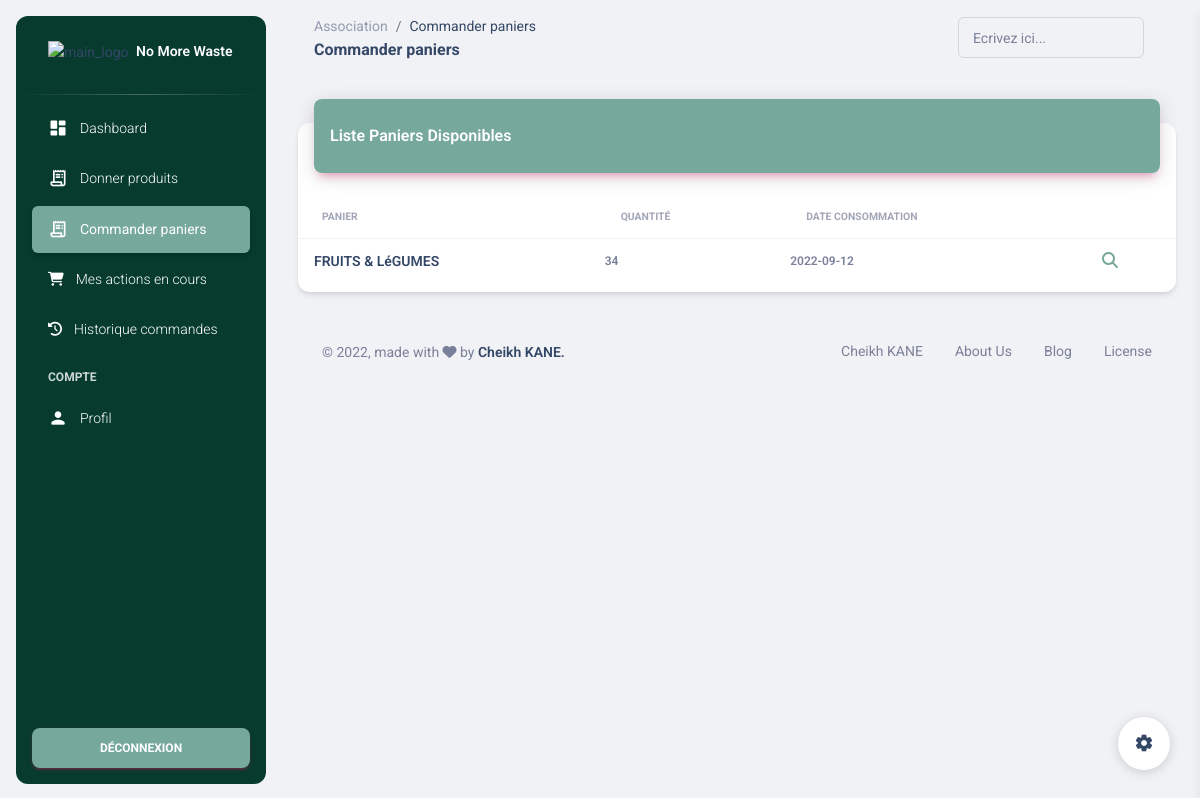
/association/orderCarts.php (signed in), run on the app's committed database.
### tables this page shows
CREATE TABLE `panier` (
  `id` int(11) NOT NULL,
  `panier_origine` varchar(5) NOT NULL DEFAULT '0',
  `nom` varchar(255) NOT NULL,
  `description` text NOT NULL,
  `etat` varchar(10) NOT NULL,
  `date_consommation` varchar(15) NOT NULL,
  `acteur` varchar(32) NOT NULL,
  `id_acteur` varchar(5) NOT NULL,
  `id_benevole` varchar(5) NOT NULL DEFAULT '0',
  `quantite_total` int(11) NOT NULL,
  `date_transaction` datetime NOT NULL,
  `disponible` varchar(15) NOT NULL
);

### functions.php (called while the page is built, shortened)
<?php
function getCartsForOrganizationOrder($db) {
	$results = $db->query("SELECT * from panier where acteur='Association' AND etat='collecte' AND disponible = 'arrivee'");
	return $results;
}

### association/orderCarts.php (the view, shortened to what this page needs)
<?php
require "../functions.php";
$connect = connectDB();
$res = getCartsForOrganizationOrder($connect);
?>
<!DOCTYPE html>
<html lang="en">
<head>
  <link href="../assets/css/nucleo-icons.css" rel="stylesheet" />
  <link href="../assets/css/nucleo-svg.css" rel="stylesheet" />
  <link id="pagestyle" href="../assets/css/material-dashboard.css?v=3.0.4" rel="stylesheet" />
</head>
<body class="g-sidenav-show  bg-gray-200">
  <aside class="sidenav navbar navbar-vertical navbar-expand-xs border-0 border-radius-xl my-3 fixed-start ms-3   bg-gradient-dark" id="sidenav-main">
    <div class="sidenav-header">
      <a class="navbar-brand m-0" href="" target="_blank">
        <img src="../assets/img/logo.png" class="navbar-brand-img h-100" alt="main_logo">
        <span class="ms-1 font-weight-bold text-white">No More Waste</span>
      </a>
    </div>
    <hr class="horizontal light mt-0 mb-2">
    <div class="collapse navbar-collapse  w-auto " id="sidenav-collapse-main">
      <ul class="navbar-nav">
        <li class="nav-item">
          <a class="nav-link text-white " href="association.php">
            <div class="text-white text-center me-2 d-flex align-items-center justify-content-center">
              <i class="material-icons opacity-10">dashboard</i>
            </div>
            <span class="nav-link-text ms-1">Dashboard</span>
          </a>
        </li>
        <li class="nav-item">
          <a class="nav-link text-white " href="giveProducts.php">
            <div class="text-white text-center me-2 d-flex align-items-center justify-content-center">
              <i class="material-icons opacity-10">receipt_long</i>
            </div>
            <span class="nav-link-text ms-1">Donner produits</span>
          </a>
        </li>
        <li class="nav-item">
          <a class="nav-link text-white active bg-gradient-primary" href="orderCarts.php">
            <div class="text-white text-center me-2 d-flex align-items-center justify-content-center">
              <i class="material-icons opacity-10">receipt_long</i>
            </div>
            <span class="nav-link-text ms-1">Commander paniers</span>
          </a>
        </li>
        <li class="nav-item">
          <a class="nav-link text-white " href="cartsInProgress.php">
            <div class="text-white text-center me-2 d-flex align-items-center justify-content-center">
              <i class="fa fa-shopping-cart"></i>
            </div>
            <span class="nav-link-text ms-1">Mes actions en cours</span>
          </a>
        </li>
        <li class="nav-item">
          <a class="nav-link text-white " href="orderHistory.php">
            <div class="text-white text-center me-2 d-flex align-items-center justify-content-center">
              <i class="fa fa-history"></i>
            </div>
            <span class="nav-link-text ms-1">Historique commandes</span>
          </a>
        </li>
        <li class="nav-item mt-3">
          <h6 class="ps-4 ms-2 text-uppercase text-xs text-white font-weight-bolder opacity-8">Compte</h6>
        </li>
        <li class="nav-item">
          <a class="nav-link text-white " href="profile.php">
            <div class="text-white text-center me-2 d-flex align-items-center justify-content-center">
              <i class="material-icons opacity-10">person</i>
            </div>
            <span class="nav-link-text ms-1">Profil</span>
          </a>
        </li>
      </ul>
    </div>
    <div class="sidenav-footer position-absolute w-100 bottom-0 ">
      <div class="mx-3">
        <a class="btn bg-gradient-primary mt-4 w-100" href="../logout.php" type="button">Déconnexion</a>
      </div>
    </div>
  </aside>
  <main class="main-content position-relative max-height-vh-100 h-100 border-radius-lg ">
    <nav class="navbar navbar-main navbar-expand-lg px-0 mx-4 shadow-none border-radius-xl" id="navbarBlur" data-scroll="true">
      <div class="container-fluid py-1 px-3">
        <nav aria-label="breadcrumb">
          <ol class="breadcrumb bg-transparent mb-0 pb-0 pt-1 px-0 me-sm-6 me-5">
            <li class="breadcrumb-item text-sm"><a class="opacity-5 text-dark" href="javascript:;">Association</a></li>
            <li class="breadcrumb-item text-sm text-dark active" aria-current="page">Commander paniers</li>
          </ol>
          <h6 class="font-weight-bolder mb-0">Commander paniers</h6>
        </nav>
        <div class="collapse navbar-collapse mt-sm-0 mt-2 me-md-0 me-sm-4" id="navbar">
          <div class="ms-md-auto pe-md-3 d-flex align-items-center">
            <div class="input-group input-group-outline">
              <label class="form-label">Ecrivez ici...</label>
              <input type="text" class="form-control">
            </div>
          </div>
        </div>
      </div>
    </nav>
    <div class="container-fluid py-4">
      <div class="row">
        <div class="col-12">
          <div class="card my-4">
            <div class="card-header p-0 position-relative mt-n4 mx-3 z-index-2">
              <div class="bg-gradient-primary shadow-primary border-radius-lg pt-4 pb-3">
                <h6 class="text-white text-capitalize ps-3">Liste Paniers Disponibles</h6>
              </div>
            </div>
            <div class="card-body px-0 pb-2">
              <div class="table-responsive p-0">
                <table class="table align-items-center mb-0">
                  <thead>
                    <tr>
                      <th class="text-uppercase text-secondary text-xxs font-weight-bolder opacity-7">Panier</th>
                      <th class="text-uppercase text-secondary text-xxs font-weight-bolder opacity-7">Quantité</th>
                      <th class="text-uppercase text-secondary text-xxs font-weight-bolder opacity-7">Date Consommation</th>
                      <th class="text-secondary opacity-7"></th>
                    </tr>
                  </thead>
<?php
if (!empty($res)){
  while($data=$res->fetch()){
?>
                  <tbody>
                    <tr>
                      <td>
                        <div class="d-flex px-2 py-1">
                          <div class="d-flex flex-column justify-content-center">
                            <h6 class="mb-0 text-sm"><?=$data["nom"]?></h6>
                          </div>
                        </div>
                      </td>
                      <td>
                        <p class="text-xs font-weight-bold mb-0"><?=$data["quantite_total"]?></p>
                      </td>
                      <td>
                        <p class="text-xs font-weight-bold mb-0"><?=$data["date_consommation"]?></p>
                      </td>
                      <td class="align-middle">
                        <div class="col-md-4 text-end">
                          <a href="moreInfos.php" title="Plus de détails">
                              <i class='fa fa-search' style="color:#76a89c"></i>
                          </a>
                        </div>
                      </td>
                    </tr>
                  </tbody>
<?php
  }
}else{
  echo("Aucun panier disponible pour le moment");
  echo("Revenez plus tard");
}
?>
                </table>
              </div>
            </div>
          </div>
        </div>
      </div>
      <footer class="footer py-4  ">
        <div class="container-fluid">
          <div class="row align-items-center justify-content-lg-between">
            <div class="col-lg-6 mb-lg-0 mb-4">
              <div class="copyright text-center text-sm text-muted text-lg-start">
                © ,
                made with <i class="fa fa-heart"></i> by
                <a href="" class="font-weight-bold">Cheikh KANE.</a>
              </div>
            </div>
            <div class="col-lg-6">
              <ul class="nav nav-footer justify-content-center justify-content-lg-end">
                <li class="nav-item">
                  <a href="" class="nav-link text-muted">Cheikh KANE</a>
                </li>
                <li class="nav-item">
                  <a href="" class="nav-link text-muted">About Us</a>
                </li>
                <li class="nav-item">
                  <a href="" class="nav-link text-muted">Blog</a>
                </li>
                <li class="nav-item">
                  <a href="" class="nav-link pe-0 text-muted">License</a>
                </li>
              </ul>
            </div>
          </div>
        </div>
      </footer>
    </div>
  </main>
  <div class="fixed-plugin">
    <a class="fixed-plugin-button text-dark position-fixed px-3 py-2">
      <i class="material-icons py-2">settings</i>
    </a>
  </div>
</body>
</html>

### data on the page
panier: nom "FRUITS & LéGUMES", quantite_total "34", date_consommation "2022-09-12"
